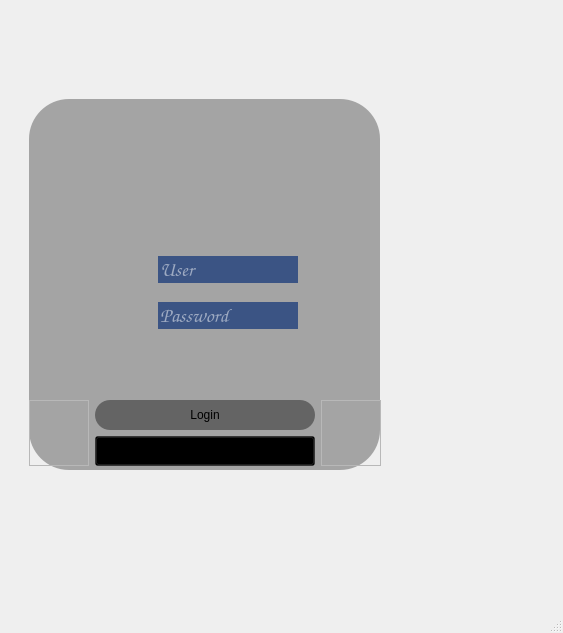
<?xml version="1.0" encoding="UTF-8"?>
<ui version="4.0">
 <class>MainWindow</class>
 <widget class="QMainWindow" name="MainWindow">
  <property name="geometry">
   <rect>
    <x>0</x>
    <y>0</y>
    <width>563</width>
    <height>633</height>
   </rect>
  </property>
  <property name="windowTitle">
   <string>MainWindow</string>
  </property>
  <widget class="QWidget" name="centralwidget">
   <layout class="QVBoxLayout" name="verticalLayout_2">
    <item>
     <widget class="QWidget" name="widget" native="true">
      <property name="styleSheet">
       <string notr="true">QPushButton#pushButton{
background-color: rgba(0,0,0,100);

border-radius: 15px;

}

QPushButton#pushButton:hover{
background-color: rgba(0,0,0,120);
border-radius: 15px;

}

QPushButton#pushButton:pressed{
background-color: rgba(0,0,0,140);
border-radius: 15px;

}</string>
      </property>
      <widget class="QLabel" name="label">
       <property name="geometry">
        <rect>
         <x>20</x>
         <y>90</y>
         <width>351</width>
         <height>371</height>
        </rect>
       </property>
       <property name="styleSheet">
        <string notr="true">background-color: rgba(0,0,0,80);
border-bottom-left-radius: 40px;
border-bottom-right-radius: 40px;
border-top-left-radius: 40px;
border-top-right-radius: 40px;</string>
       </property>
       <property name="text">
        <string/>
       </property>
      </widget>
      <widget class="QWidget" name="">
       <property name="geometry">
        <rect>
         <x>20</x>
         <y>26</y>
         <width>352</width>
         <height>431</height>
        </rect>
       </property>
       <layout class="QVBoxLayout" name="verticalLayout_4">
        <item>
         <layout class="QHBoxLayout" name="horizontalLayout_3">
          <item>
           <spacer name="horizontalSpacer">
            <property name="orientation">
             <enum>Qt::Horizontal</enum>
            </property>
            <property name="sizeHint" stdset="0">
             <size>
              <width>40</width>
              <height>20</height>
             </size>
            </property>
           </spacer>
          </item>
          <item>
           <widget class="QLabel" name="label_4">
            <property name="minimumSize">
             <size>
              <width>150</width>
              <height>150</height>
             </size>
            </property>
            <property name="maximumSize">
             <size>
              <width>90</width>
              <height>90</height>
             </size>
            </property>
            <property name="styleSheet">
             <string notr="true"/>
            </property>
            <property name="text">
             <string/>
            </property>
            <property name="textFormat">
             <enum>Qt::PlainText</enum>
            </property>
            <property name="pixmap">
             <pixmap>../../img/imgLogin/imgAvatar (2).png</pixmap>
            </property>
            <property name="alignment">
             <set>Qt::AlignCenter</set>
            </property>
           </widget>
          </item>
          <item>
           <spacer name="horizontalSpacer_2">
            <property name="orientation">
             <enum>Qt::Horizontal</enum>
            </property>
            <property name="sizeHint" stdset="0">
             <size>
              <width>40</width>
              <height>20</height>
             </size>
            </property>
           </spacer>
          </item>
         </layout>
        </item>
        <item>
         <layout class="QVBoxLayout" name="verticalLayout">
          <item>
           <spacer name="verticalSpacer">
            <property name="orientation">
             <enum>Qt::Vertical</enum>
            </property>
            <property name="sizeHint" stdset="0">
             <size>
              <width>20</width>
              <height>40</height>
             </size>
            </property>
           </spacer>
          </item>
          <item>
           <layout class="QHBoxLayout" name="horizontalLayout">
            <item>
             <spacer name="horizontalSpacer_3">
              <property name="orientation">
               <enum>Qt::Horizontal</enum>
              </property>
              <property name="sizeHint" stdset="0">
               <size>
                <width>40</width>
                <height>20</height>
               </size>
              </property>
             </spacer>
            </item>
            <item>
             <widget class="QLabel" name="label_2">
              <property name="minimumSize">
               <size>
                <width>40</width>
                <height>40</height>
               </size>
              </property>
              <property name="maximumSize">
               <size>
                <width>40</width>
                <height>40</height>
               </size>
              </property>
              <property name="sizeIncrement">
               <size>
                <width>0</width>
                <height>0</height>
               </size>
              </property>
              <property name="baseSize">
               <size>
                <width>0</width>
                <height>0</height>
               </size>
              </property>
              <property name="styleSheet">
               <string notr="true">background-image: url(../../img/imgLogin/imgUser.png);</string>
              </property>
              <property name="inputMethodHints">
               <set>Qt::ImhNone</set>
              </property>
              <property name="text">
               <string/>
              </property>
              <property name="textFormat">
               <enum>Qt::PlainText</enum>
              </property>
              <property name="pixmap">
               <pixmap>../../img/imgLogin/imgUser (1).png</pixmap>
              </property>
              <property name="alignment">
               <set>Qt::AlignCenter</set>
              </property>
             </widget>
            </item>
            <item>
             <widget class="QLineEdit" name="lineEdit">
              <property name="font">
               <font>
                <family>Comic Sans MS</family>
                <pointsize>15</pointsize>
                <italic>false</italic>
                <bold>false</bold>
               </font>
              </property>
              <property name="styleSheet">
               <string notr="true">background-color: rgb(59, 84, 132);
font: 15pt &quot;Comic Sans MS&quot;;
border: rgb(59, 84, 132);
color: white;</string>
              </property>
              <property name="placeholderText">
               <string>User</string>
              </property>
             </widget>
            </item>
            <item>
             <spacer name="horizontalSpacer_5">
              <property name="orientation">
               <enum>Qt::Horizontal</enum>
              </property>
              <property name="sizeHint" stdset="0">
               <size>
                <width>40</width>
                <height>20</height>
               </size>
              </property>
             </spacer>
            </item>
           </layout>
          </item>
          <item>
           <layout class="QHBoxLayout" name="horizontalLayout_2">
            <item>
             <spacer name="horizontalSpacer_4">
              <property name="orientation">
               <enum>Qt::Horizontal</enum>
              </property>
              <property name="sizeHint" stdset="0">
               <size>
                <width>40</width>
                <height>20</height>
               </size>
              </property>
             </spacer>
            </item>
            <item>
             <widget class="QLabel" name="label_3">
              <property name="minimumSize">
               <size>
                <width>40</width>
                <height>40</height>
               </size>
              </property>
              <property name="maximumSize">
               <size>
                <width>40</width>
                <height>40</height>
               </size>
              </property>
              <property name="styleSheet">
               <string notr="true">background-image: url(../../img/imgLogin/imgClave.png);</string>
              </property>
              <property name="text">
               <string/>
              </property>
              <property name="textFormat">
               <enum>Qt::PlainText</enum>
              </property>
              <property name="pixmap">
               <pixmap>../../img/imgLogin/imgClave (3).png</pixmap>
              </property>
              <property name="alignment">
               <set>Qt::AlignCenter</set>
              </property>
             </widget>
            </item>
            <item>
             <widget class="QLineEdit" name="lineEdit_2">
              <property name="font">
               <font>
                <family>Comic Sans MS</family>
                <pointsize>15</pointsize>
                <italic>false</italic>
                <bold>false</bold>
               </font>
              </property>
              <property name="styleSheet">
               <string notr="true">background-color: rgb(59, 84, 132);
font: 15pt &quot;Comic Sans MS&quot;;
border: rgb(59, 84, 132);
color: white;</string>
              </property>
              <property name="echoMode">
               <enum>QLineEdit::Password</enum>
              </property>
              <property name="placeholderText">
               <string>Password</string>
              </property>
             </widget>
            </item>
            <item>
             <spacer name="horizontalSpacer_6">
              <property name="orientation">
               <enum>Qt::Horizontal</enum>
              </property>
              <property name="sizeHint" stdset="0">
               <size>
                <width>40</width>
                <height>20</height>
               </size>
              </property>
             </spacer>
            </item>
           </layout>
          </item>
          <item>
           <spacer name="verticalSpacer_3">
            <property name="orientation">
             <enum>Qt::Vertical</enum>
            </property>
            <property name="sizeHint" stdset="0">
             <size>
              <width>20</width>
              <height>40</height>
             </size>
            </property>
           </spacer>
          </item>
         </layout>
        </item>
        <item>
         <layout class="QHBoxLayout" name="horizontalLayout_4">
          <item>
           <widget class="QFrame" name="frame">
            <property name="maximumSize">
             <size>
              <width>60</width>
              <height>16777215</height>
             </size>
            </property>
            <property name="frameShape">
             <enum>QFrame::StyledPanel</enum>
            </property>
            <property name="frameShadow">
             <enum>QFrame::Raised</enum>
            </property>
           </widget>
          </item>
          <item>
           <layout class="QVBoxLayout" name="verticalLayout_3">
            <item>
             <widget class="QPushButton" name="pushButton">
              <property name="minimumSize">
               <size>
                <width>20</width>
                <height>30</height>
               </size>
              </property>
              <property name="cursor">
               <cursorShape>PointingHandCursor</cursorShape>
              </property>
              <property name="styleSheet">
               <string notr="true">font: 14pt &quot;MS Shell Dlg 2&quot;;</string>
              </property>
              <property name="text">
               <string>Login</string>
              </property>
             </widget>
            </item>
            <item>
             <widget class="QPushButton" name="pushButton_2">
              <property name="minimumSize">
               <size>
                <width>20</width>
                <height>30</height>
               </size>
              </property>
              <property name="cursor">
               <cursorShape>PointingHandCursor</cursorShape>
              </property>
              <property name="styleSheet">
               <string notr="true">background-color: rgba(0,0,0,80);

font: 14pt &quot;MS Shell Dlg 2&quot;;</string>
              </property>
              <property name="text">
               <string>Salir</string>
              </property>
             </widget>
            </item>
           </layout>
          </item>
          <item>
           <widget class="QFrame" name="frame_2">
            <property name="maximumSize">
             <size>
              <width>60</width>
              <height>16777215</height>
             </size>
            </property>
            <property name="frameShape">
             <enum>QFrame::StyledPanel</enum>
            </property>
            <property name="frameShadow">
             <enum>QFrame::Raised</enum>
            </property>
           </widget>
          </item>
         </layout>
        </item>
       </layout>
      </widget>
     </widget>
    </item>
   </layout>
  </widget>
  <widget class="QMenuBar" name="menubar">
   <property name="geometry">
    <rect>
     <x>0</x>
     <y>0</y>
     <width>563</width>
     <height>22</height>
    </rect>
   </property>
  </widget>
  <widget class="QStatusBar" name="statusbar"/>
 </widget>
 <resources>
  <include location="res.qrc"/>
 </resources>
 <connections/>
</ui>
